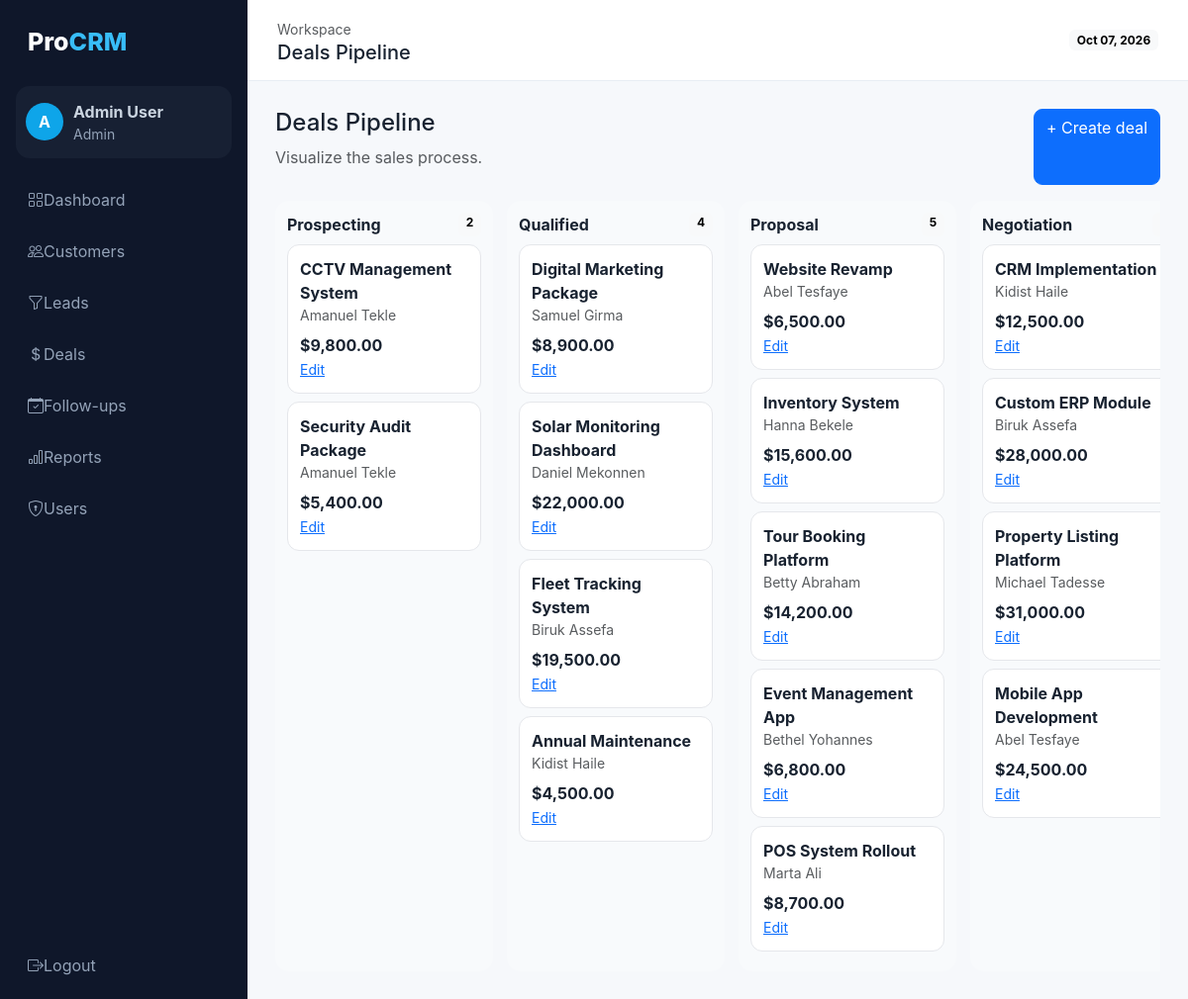
Screenshot of /deals/index.php (signed in) with the database file from the repository.
### tables this page shows
CREATE TABLE deals(
  id INT AUTO_INCREMENT PRIMARY KEY,
  title VARCHAR(180) NOT NULL,
  customer_id INT NOT NULL,
  amount DECIMAL(12,2) DEFAULT 0,
  stage ENUM('prospecting','qualified','proposal','negotiation','won','lost') DEFAULT 'prospecting',
  expected_close DATE NULL,
  probability TINYINT UNSIGNED DEFAULT 20,
  notes TEXT,
  owner_id INT NULL,
  created_at TIMESTAMP DEFAULT CURRENT_TIMESTAMP,
  updated_at TIMESTAMP DEFAULT CURRENT_TIMESTAMP ON UPDATE CURRENT_TIMESTAMP,
  FOREIGN KEY(customer_id) REFERENCES customers(id) ON DELETE CASCADE,
  FOREIGN KEY(owner_id) REFERENCES users(id) ON DELETE SET NULL
);

CREATE TABLE customers(
  id INT AUTO_INCREMENT PRIMARY KEY,
  name VARCHAR(150) NOT NULL,
  email VARCHAR(190),
  phone VARCHAR(50),
  company VARCHAR(150),
  status ENUM('active','inactive','vip') DEFAULT 'active',
  industry VARCHAR(100),
  address VARCHAR(255),
  notes TEXT,
  created_at TIMESTAMP DEFAULT CURRENT_TIMESTAMP
);

### config/auth.php (called while the page is built, shortened)
<?php
function e($v){return htmlspecialchars((string)$v,ENT_QUOTES,'UTF-8');}
?>

### deals/index.php (the view)
<?php require_once '../config/auth.php';$page_title='Deals Pipeline';$base='../';$stages=['prospecting','qualified','proposal','negotiation','won','lost'];include '../partials/header.php';?><div class="d-flex justify-content-between mb-3"><div><h4>Deals Pipeline</h4><p class="text-muted">Visualize the sales process.</p></div><a class="btn btn-primary" href="form.php">+ Create deal</a></div><div class="pipeline"><?php foreach($stages as $stage):$s=$pdo->prepare("SELECT d.*,c.name customer FROM deals d JOIN customers c ON c.id=d.customer_id WHERE d.stage=? ORDER BY d.created_at DESC");$s->execute([$stage]);$rows=$s->fetchAll();?><div class="stage flex-fill"><div class="d-flex justify-content-between"><b><?=ucfirst($stage)?></b><span class="badge text-bg-light"><?=count($rows)?></span></div><?php foreach($rows as $r):?><div class="deal"><b><?=e($r['title'])?></b><div class="small text-muted"><?=e($r['customer'])?></div><div class="mt-2 fw-bold">$<?=number_format($r['amount'],2)?></div><a class="small" href="form.php?id=<?=$r['id']?>">Edit</a></div><?php endforeach;?></div><?php endforeach;?></div><?php include '../partials/footer.php';?>

### assets/css/style.css (style rules this page uses)
body { font-family:Inter,system-ui;background:#f6f8fb;color:#182230 }
.pipeline { display:flex;gap:14px;overflow:auto }
.stage { min-width:220px;background:#f8fafc;border-radius:14px;padding:12px }
.deal { background:#fff;border:1px solid #e5e7eb;border-radius:12px;padding:12px;margin:8px 0 }
.btn { border-radius:9px }

### rows the page displays
deals: title "CCTV Management System", customer.name "Amanuel Tekle", amount "9,800.00"
deals: title "Security Audit Package", customer.name "Amanuel Tekle", amount "5,400.00"
deals: title "Digital Marketing Package", customer.name "Samuel Girma", amount "8,900.00"
deals: title "Solar Monitoring Dashboard", customer.name "Daniel Mekonnen", amount "22,000.00"
deals: title "Fleet Tracking System", customer.name "Biruk Assefa", amount "19,500.00"
deals: title "Annual Maintenance", customer.name "Kidist Haile", amount "4,500.00"
deals: title "Website Revamp", customer.name "Abel Tesfaye", amount "6,500.00"
deals: title "Inventory System", customer.name "Hanna Bekele", amount "15,600.00"
deals: title "Tour Booking Platform", customer.name "Betty Abraham", amount "14,200.00"
deals: title "Event Management App", customer.name "Bethel Yohannes", amount "6,800.00"
deals: title "POS System Rollout", customer.name "Marta Ali", amount "8,700.00"
deals: title "CRM Implementation", customer.name "Kidist Haile", amount "12,500.00"
deals: title "Custom ERP Module", customer.name "Biruk Assefa", amount "28,000.00"
deals: title "Property Listing Platform", customer.name "Michael Tadesse", amount "31,000.00"
deals: title "Mobile App Development", customer.name "Abel Tesfaye", amount "24,500.00"

### other values shown
substr($_SESSION['name'],0,1) "A"
$_SESSION['name'] "Admin User"
$_SESSION['role'] "Admin"
$page_title "Deals Pipeline"
$stage "Prospecting"
count($rows) "2"
$stage "Qualified"
count($rows) "4"
$stage "Proposal"
count($rows) "5"
$stage "Negotiation"
